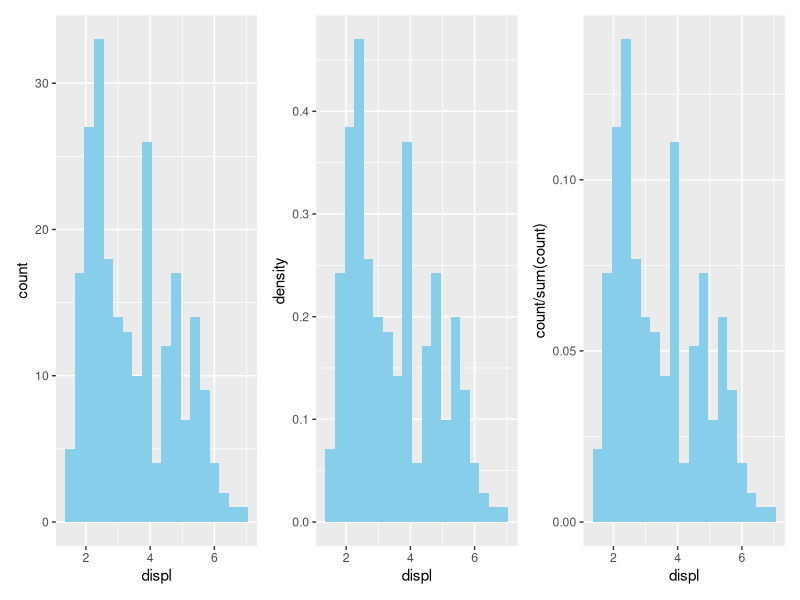
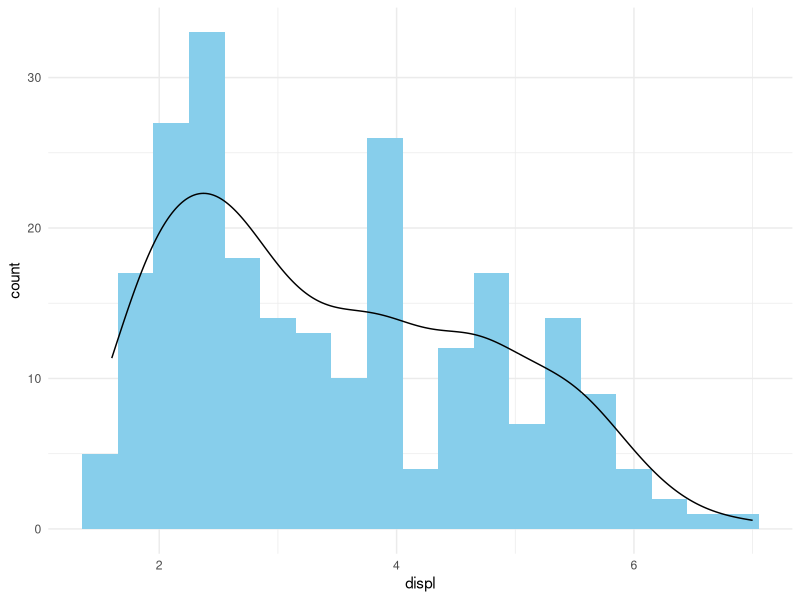
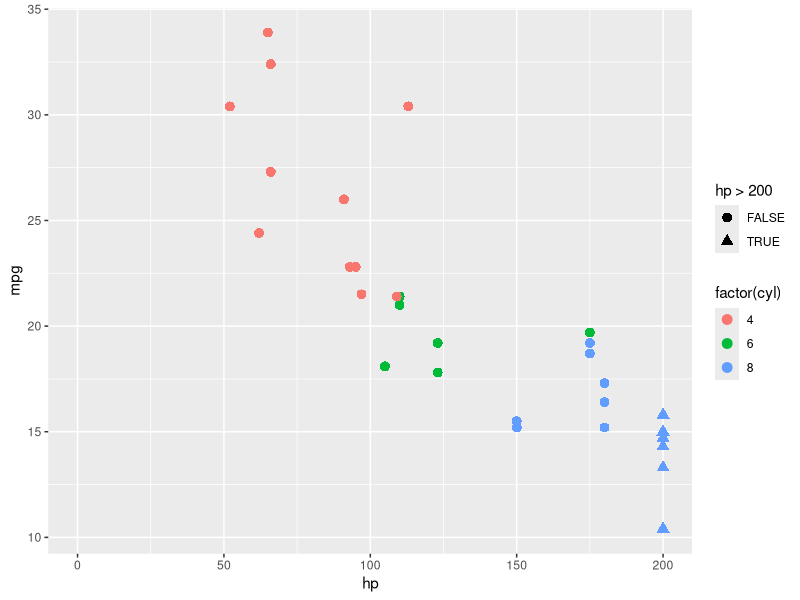
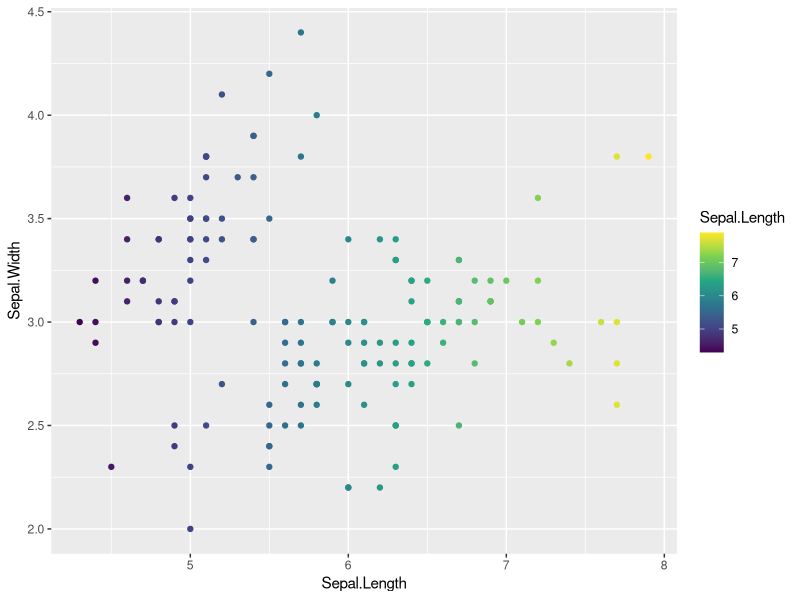
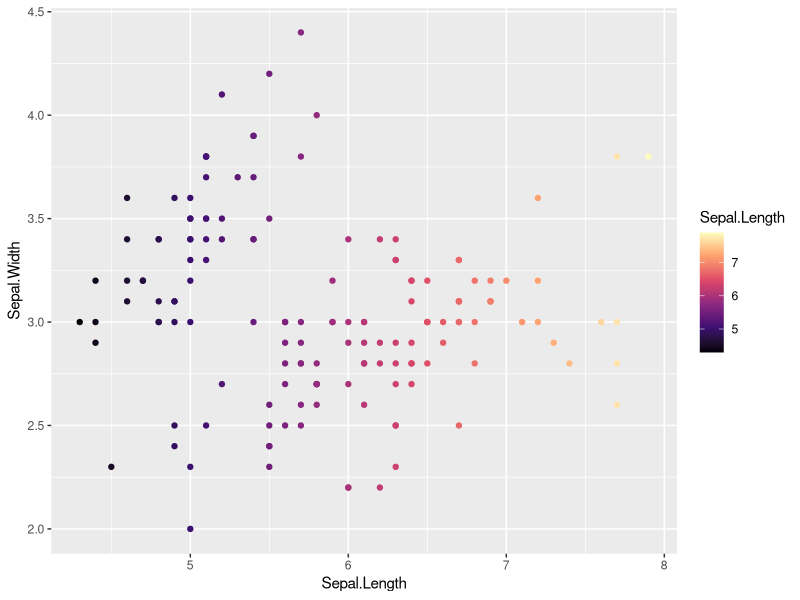
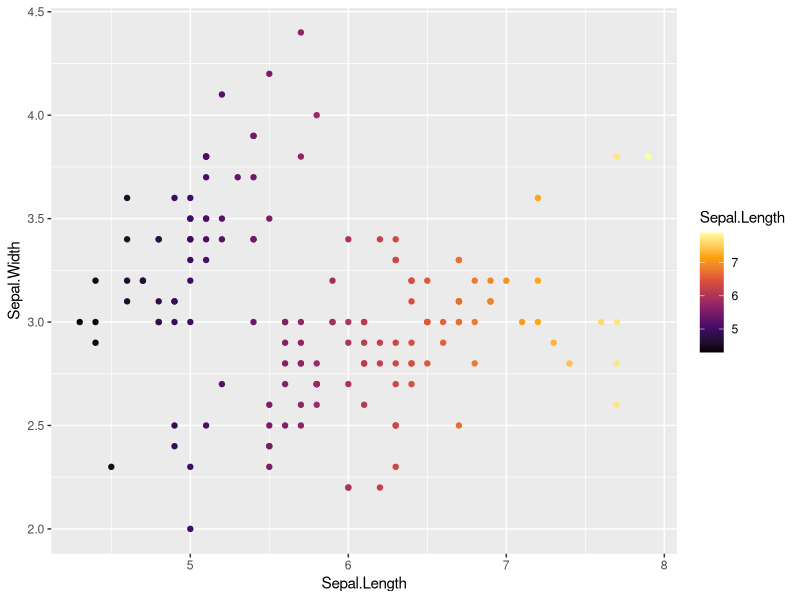
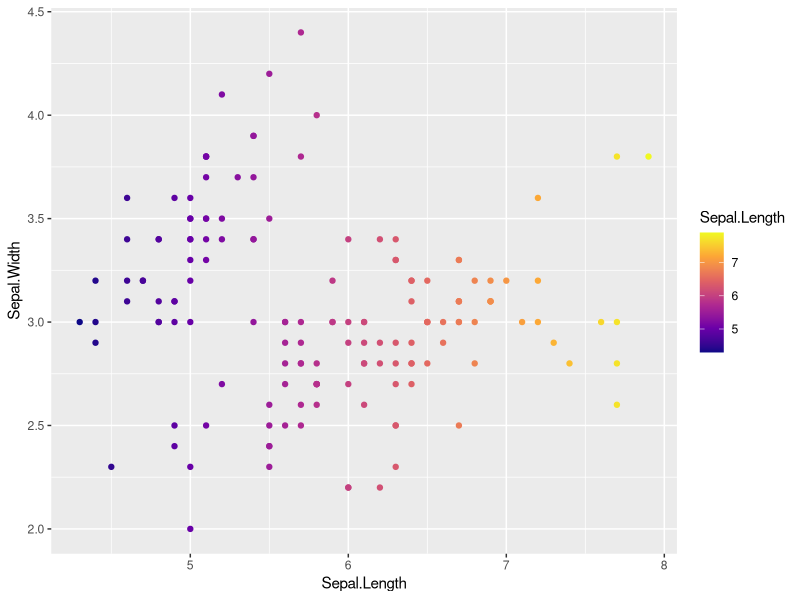
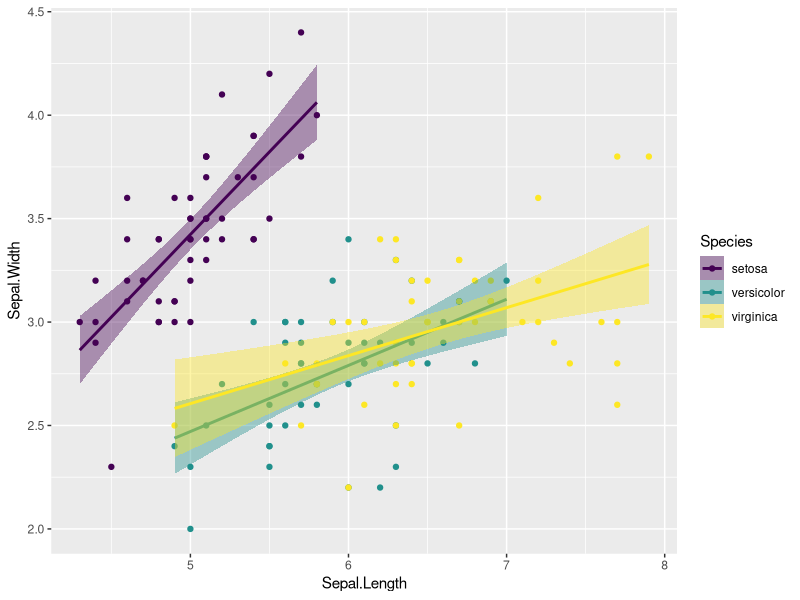

Write the R code that produced these figures, in order. (Note: this script raises an error after producing the figures.)
## ---- chunk 1
library(ggplot2)
library(dplyr)
library(patchwork)
## ---- chunk 2
bw <- .3

h1 <- ggplot(mpg) +
  aes(x = displ) +
  geom_histogram(binwidth = bw, fill = "skyblue")

## histogram with density
h2 <- ggplot(mpg) +
  aes(x = displ) +
  geom_histogram(aes(y = after_stat(density)),
                 binwidth = bw, fill = "skyblue")

## histogram with proportion
h3 <- ggplot(mpg) +
  aes(x = displ) +
  geom_histogram(aes(y = after_stat(count / sum(count))),
                 binwidth = bw, fill = "skyblue")

h1 + h2 + h3

## histogram with density curve
ggplot(mpg) +
  aes(displ) +
	geom_histogram(aes(y = after_stat(count)), 
	               binwidth = bw, fill = "skyblue") +
	geom_density(aes(y = after_stat(count) * bw)) +
	theme_minimal()
## ---- chunk 3
ggplot(mtcars) + 
  aes(x = hp, y = mpg, color = factor(cyl), shape = hp > 200) + geom_point(size = 3) + scale_x_continuous(limits = c(0, 200), oob = scales::oob_squish)
## ---- chunk 4

library(viridis)
# Gradient color
ggplot(iris, aes(Sepal.Length, Sepal.Width))+
  geom_point(aes(color = Sepal.Length)) +
  scale_color_viridis_c(option = "D")

ggplot(iris, aes(Sepal.Length, Sepal.Width))+
  geom_point(aes(color = Sepal.Length)) +
  scale_color_viridis_c(option = "A")

ggplot(iris, aes(Sepal.Length, Sepal.Width))+
  geom_point(aes(color = Sepal.Length)) +
  scale_color_viridis_c(option = "B")

ggplot(iris, aes(Sepal.Length, Sepal.Width))+
  geom_point(aes(color = Sepal.Length)) +
  scale_color_viridis_c(option = "C")

# Discrete color. use the argument discrete = TRUE
ggplot(iris, aes(Sepal.Length, Sepal.Width))+
  geom_point(aes(color = Species)) +
  geom_smooth(aes(color = Species, fill = Species), method = "lm") + 
  scale_color_viridis_d(option = "D")+
  scale_fill_viridis_d() 


p <- ggplot(mtcars, aes(mpg, wt)) +
  geom_point(aes(colour = factor(cyl)))
p + scale_colour_manual(values = c("red", "blue", "green"))

pal <- palette.colors("Okabe-Ito", n = 10)
p + scale_colour_manual(values = pal)

pal <- palette.colors("R4", n = 4)
p + scale_colour_manual(values = pal)
## ---- chunk 5
scale_colour_gradient(
  ...,
  low = "#132B43",
  high = "#56B1F7",
  na.value = "grey50",
  aesthetics = "colour"
)

scale_colour_gradient2(
  ...,
  low = muted("red"),
  mid = "white",
  high = muted("blue"),
  midpoint = 0,
  na.value = "grey50",
  aesthetics = "colour"
)

scale_colour_gradientn(
  ...,
  colours,
  values = NULL,
  na.value = "grey50",
  aesthetics = "colour",
  colors
)
